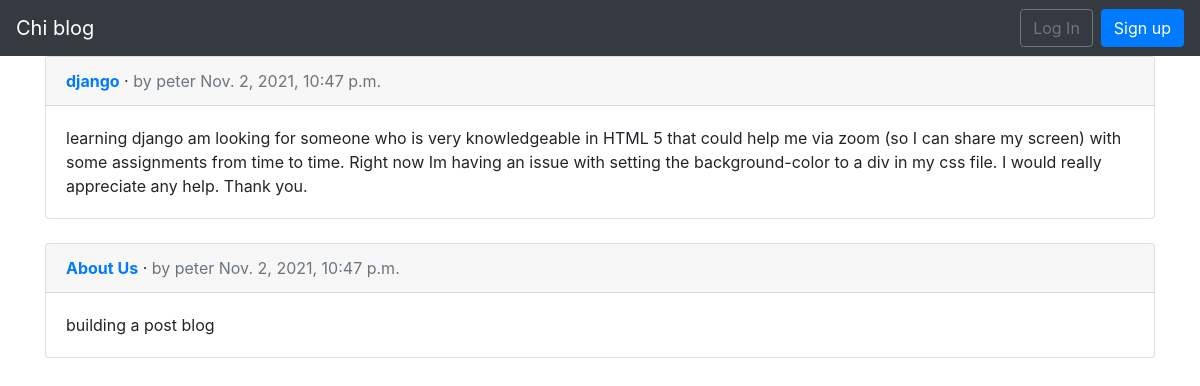
The page / on the database its author committed.
### blog/models.py (models this page shows, shortened)
class Post(models.Model):
    title = models.CharField(max_length=200)
    author = models.ForeignKey('auth.User', on_delete=models.CASCADE,)
    body = models.TextField()
    date_added = models.DateTimeField(auto_now_add=True)

### blog/views.py (the view)
# urls.py: path('', BlogListView.as_view(), name='home'),
class BlogListView(ListView):
    model = Post
    template_name = 'home.html'

### templates/home.html
{% extends 'base.html' %}
{% block content %}
{% for post in object_list %}
<div class="card">
<div class="card-header">
<span class="font-weight-bold"><a href="{% url 'post_detail' post.pk %}">{{ post.title }}</a></span> &middot;
<span class="text-muted">by {{ post.author }} {{ post.date_added }}</span></div>
<div class="card-body">
{{ post.body }}
</div>
</div>
<br />
{% endfor %}
{% endblock content %}

### templates/base.html (shortened to what this page needs)
{% load bootstrap4 %}
<!doctype html>
<html lang="en">
<head>
{% bootstrap_css %}
</head>
<body>
<nav class="navbar navbar-expand-lg navbar-dark bg-dark">
<a class="navbar-brand" href="{% url 'home' %}">Chi blog</a>
<div class="collapse navbar-collapse" id="navbarSupportedContent">
{% if user.is_authenticated %}
<ul class="navbar-nav ml-auto">
<li class="nav-item">
<a class="nav-link dropdown-toggle" href="#" id="navbarDropdown" role="button" data-toggle="dropdown" aria-haspopup="true" aria-expanded="false">
{{ user.username }}
</a>
<div class="dropdown-menu dropdown-menu-lg-right" aria-labelledby="navbarDropdown">
<a class="dropdown-item" href="{% url 'password_change' %}">Change password</a>
<div class="dropdown-divider"></div>
<a class="dropdown-item" href="{% url 'logout' %}">Log Out</a>
</div>
</li>
</ul>
{% else %}
<form class="form-inline ml-auto">
<a href="{% url 'login' %}" class="btn btn-outline-secondary">Log In</a>
<a href="{% url 'signup' %}" class="btn btn-primary ml-2">Sign up</a>
</form>
{% endif %}
</div>
</nav>
<main>
<div class="container">
{% block content %}
{% endblock content %}
</div>
</main>
</body>
</html>

### rows shown on the page
Post: title "django", author "peter", date_added "Nov. 2, 2021, 10:47 p.m.", body "learning django am looking for someone who is very knowledgeable in HTML 5 that could help me via zoom (so I can share my screen) with some assignments from time to time. Right now Im having an issue with setting the background-color to a div in my css file. I would really appreciate any help. Thank you."
Post: title "About Us", author "peter", date_added "Nov. 2, 2021, 10:47 p.m.", body "building a post blog"
